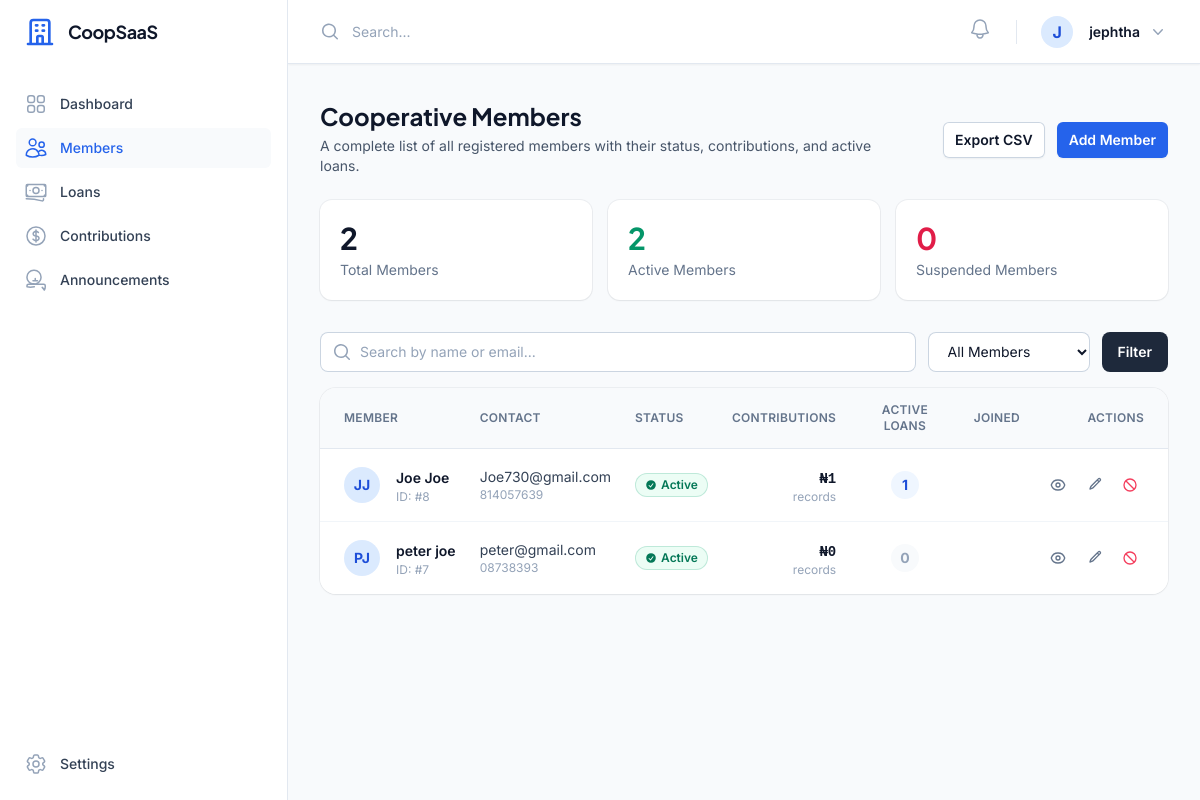
/members/management/ (signed in), run on an earlier commit of the app's database.
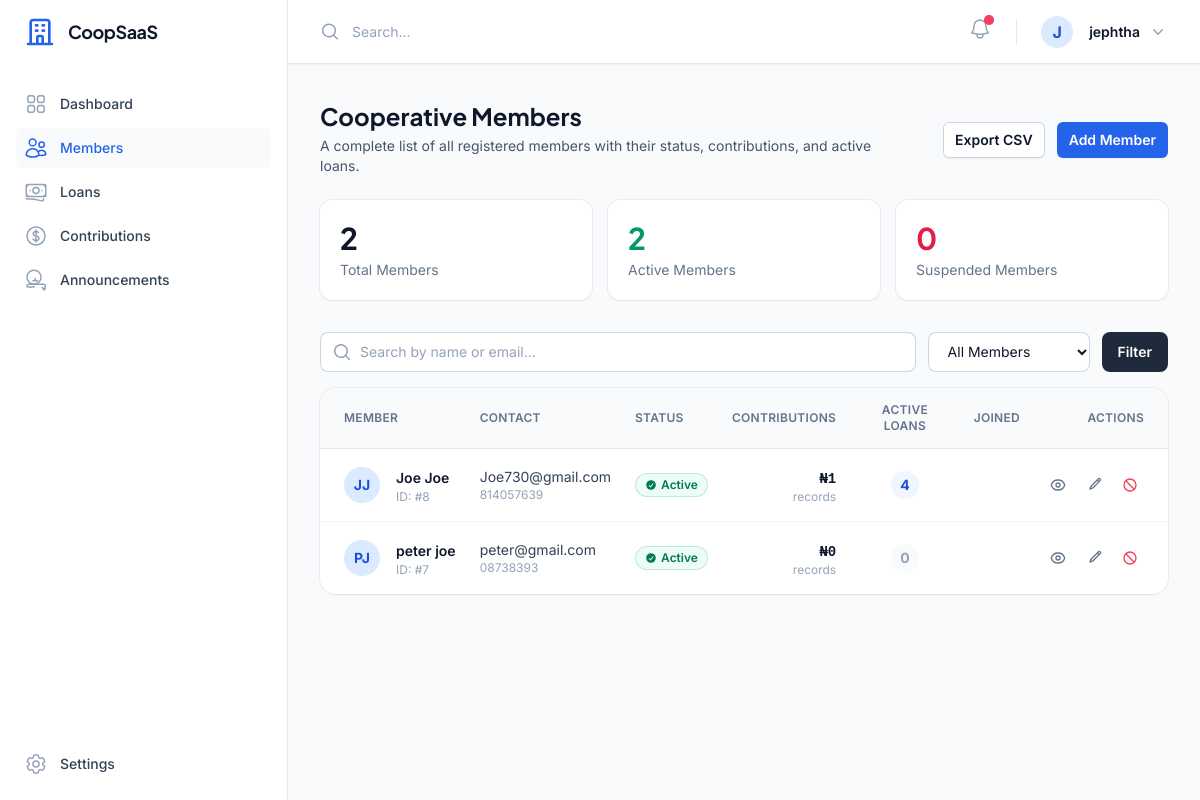
And on a later commit of the database.
### apps/accounts/models.py (models this page shows, shortened)
class User(AbstractUser):
    role = models.CharField(max_length=20, choices=UserRole.choices, default=UserRole.MEMBER)
    cooperative = models.ForeignKey(
        'cooperatives.Cooperative', on_delete=models.CASCADE, null=True, blank=True, related_name='users'
    )
    phone = models.CharField(max_length=20, null=True, blank=True)
    address = models.TextField(null=True, blank=True)
    is_active_member = models.BooleanField(default=True)
    join_date = models.DateField(null=True, blank=True)
    is_suspended = models.BooleanField(default=False)
    joined_at = models.DateTimeField(null=True, blank=True)
    gender = models.CharField(max_length=10, choices=[('M','Male'),('F','Female'),('O','Other')], null=True, blank=True)
    must_change_password = models.BooleanField(default=False)
    bank_name = models.CharField(max_length=100, null=True, blank=True)
    account_number = models.CharField(max_length=20, null=True, blank=True)
    account_name = models.CharField(max_length=150, null=True, blank=True)

### apps/contributions/models.py (models this page shows, shortened)
class Contribution(models.Model):
    member = models.ForeignKey('accounts.User', on_delete=models.CASCADE, related_name='contributions')
    cooperative = models.ForeignKey('cooperatives.Cooperative', on_delete=models.CASCADE, related_name='contributions')
    amount = models.DecimalField(max_digits=12, decimal_places=2)
    contribution_date = models.DateField()
    recorded_by = models.ForeignKey('accounts.User', on_delete=models.SET_NULL, null=True, related_name='recorded_contributions')
    payment_reference = models.CharField(max_length=100, null=True, blank=True)
    status = models.CharField(max_length=20, choices=TransactionStatus.choices, default=TransactionStatus.PENDING)
    proof_of_payment = models.ImageField(upload_to='proof_of_payments/', null=True, blank=True)
    notes = models.TextField(null=True, blank=True)
    created_at = models.DateTimeField(auto_now_add=True)

### apps/members/views_admin.py (the view)
# urls.py: path('management/', CooperativeMembersView.as_view(), name='coop_list'),
class CooperativeMembersView(LoginRequiredMixin, CoopAdminRequiredMixin, ListView):
    model = User
    template_name = 'coop_admin/members_list.html'
    context_object_name = 'members'
    def get_queryset(self):
        qs = User.objects.filter(
            cooperative=self.request.user.cooperative,
            role=UserRole.MEMBER
        ).order_by('-date_joined')
        q = self.request.GET.get('q', '')
        status = self.request.GET.get('status', '')
        if q:
            qs = qs.filter(first_name__icontains=q) | qs.filter(last_name__icontains=q) | qs.filter(email__icontains=q)
        if status == 'active':
            qs = qs.filter(is_suspended=False, is_active_member=True)
        elif status == 'suspended':
            qs = qs.filter(is_suspended=True)
        return qs
    def get_context_data(self, **kwargs):
        context = super().get_context_data(**kwargs)
        coop = self.request.user.cooperative
        context['total_members'] = User.objects.filter(cooperative=coop, role=UserRole.MEMBER).count()
        context['active_members'] = User.objects.filter(cooperative=coop, role=UserRole.MEMBER, is_suspended=False, is_active_member=True).count()
        context['suspended_members'] = User.objects.filter(cooperative=coop, role=UserRole.MEMBER, is_suspended=True).count()
        context['q'] = self.request.GET.get('q', '')
        context['status_filter'] = self.request.GET.get('status', '')
        return context

### apps/cooperatives/views.py (called while the page is built)
    def test_func(self):
        return self.request.user.is_authenticated and self.request.user.role == UserRole.COOP_ADMIN

### apps/notifications/context_processors.py (called while the page is built)
def notification_context(request):
    if request.user.is_authenticated:
        unread_count = Notification.objects.filter(user=request.user, is_read=False).count()
        recent_notifications = Notification.objects.filter(user=request.user).order_by('-created_at')[:5]
        return {
            'unread_notifications_count': unread_count,
            'recent_notifications': recent_notifications,
            'pusher_key': getattr(settings, 'PUSHER_KEY', ''),
            'pusher_cluster': getattr(settings, 'PUSHER_CLUSTER', 'mt1'),
        }
    return {}

### templates/coop_admin/members_list.html (shortened to what the changed rows need)
{% extends 'dashboard_base.html' %}
{% block content %}
{% url 'members:add' as add_url %}
<div class="sm:flex sm:items-center mb-6">
    <div class="sm:flex-auto">
        <h1 class="text-2xl font-bold font-display leading-6 text-slate-900">Cooperative Members</h1>
    </div>
</div>
<div class="bg-white rounded-2xl shadow-sm ring-1 ring-slate-900/5 overflow-hidden">
    <div class="overflow-x-auto">
        <table class="min-w-full divide-y divide-slate-200">
        <thead class="bg-slate-50">
            <tr>
                <th scope="col" class="py-3.5 pl-6 pr-3 text-left text-xs font-semibold uppercase tracking-wide text-slate-500">Member</th>
                <th scope="col" class="px-3 py-3.5 text-left text-xs font-semibold uppercase tracking-wide text-slate-500">Contact</th>
                <th scope="col" class="px-3 py-3.5 text-left text-xs font-semibold uppercase tracking-wide text-slate-500">Status</th>
                <th scope="col" class="px-3 py-3.5 text-right text-xs font-semibold uppercase tracking-wide text-slate-500">Contributions</th>
                <th scope="col" class="px-3 py-3.5 text-center text-xs font-semibold uppercase tracking-wide text-slate-500">Active Loans</th>
                <th scope="col" class="px-3 py-3.5 text-left text-xs font-semibold uppercase tracking-wide text-slate-500">Joined</th>
                <th scope="col" class="relative py-3.5 pl-3 pr-6 text-right text-xs font-semibold uppercase tracking-wide text-slate-500">Actions</th>
            </tr>
        </thead>
        <tbody class="divide-y divide-slate-100 bg-white">
            {% for member in members %}
            <tr class="hover:bg-slate-50/60 transition-colors group" x-data>
                <td class="whitespace-nowrap py-4 pl-6 pr-3">
                    <div class="flex items-center gap-4">
                        <div class="h-9 w-9 flex-shrink-0 rounded-full flex items-center justify-center font-bold text-sm
                            {% if member.is_suspended %}bg-rose-100 text-rose-700{% else %}bg-primary-100 text-primary-700{% endif %}">
                            {{ member.first_name|make_list|first|upper }}{{ member.last_name|make_list|first|upper }}
                        </div>
                        <div>
                            <a href="{% url 'members:detail' member.pk %}" class="text-sm font-semibold text-slate-900 hover:text-primary-600 transition-colors">{{ member.get_full_name|default:member.username }}</a>
                            <p class="text-xs text-slate-400">ID: #{{ member.pk }}</p>
                        </div>
                    </div>
                </td>
                <td class="whitespace-nowrap px-3 py-4">
                    <p class="text-sm text-slate-700">{{ member.email }}</p>
                    {% if member.phone %}<p class="text-xs text-slate-400">{{ member.phone }}</p>{% endif %}
                </td>
                <td class="whitespace-nowrap px-3 py-4">
                    {% if member.is_suspended %}
                    <span class="inline-flex items-center gap-1 rounded-full bg-rose-50 px-2.5 py-1 text-xs font-semibold text-rose-700 ring-1 ring-inset ring-rose-600/20">
                        <svg class="h-3 w-3" viewBox="0 0 20 20" fill="currentColor"><path fill-rule="evenodd" d="M13.477 14.89A6 6 0 015.11 6.524L13.477 14.89zm1.414-1.413L6.524 5.11a6 6 0 018.367 8.367zM18 10a8 8 0 11-16 0 8 8 0 0116 0z" clip-rule="evenodd"/></svg>
                        Suspended
                    </span>
                    {% elif member.is_active_member %}
                    <span class="inline-flex items-center gap-1 rounded-full bg-emerald-50 px-2.5 py-1 text-xs font-semibold text-emerald-700 ring-1 ring-inset ring-emerald-600/20">
                        <svg class="h-3 w-3" viewBox="0 0 20 20" fill="currentColor"><path fill-rule="evenodd" d="M10 18a8 8 0 100-16 8 8 0 000 16zm3.857-9.809a.75.75 0 00-1.214-.882l-3.483 4.79-1.88-1.88a.75.75 0 10-1.06 1.061l2.5 2.5a.75.75 0 001.137-.089l4-5.5z" clip-rule="evenodd"/></svg>
                        Active
                    </span>
                    {% else %}
                    <span class="inline-flex items-center rounded-full bg-slate-100 px-2.5 py-1 text-xs font-semibold text-slate-600">Inactive</span>
                    {% endif %}
                </td>
                <td class="whitespace-nowrap px-3 py-4 text-right">
                    <span class="text-sm font-semibold font-mono text-slate-900">
                        ₦{% with total=member.contributions.all|length %}{{ member.contributions.all|length }}{% endwith %}
                    </span>
                    <p class="text-xs text-slate-400">records</p>
                </td>
                <td class="whitespace-nowrap px-3 py-4 text-center">
                    <span class="inline-flex items-center justify-center rounded-full {% if member.loans.count > 0 %}bg-blue-50 text-blue-700{% else %}bg-slate-50 text-slate-400{% endif %} h-7 w-7 text-sm font-bold">
                        {{ member.loans.count }}
                    </span>
                </td>
                <td class="whitespace-nowrap px-3 py-4">
                </td>
                <td class="whitespace-nowrap py-4 pl-3 pr-6">
                    <div class="flex items-center justify-end gap-2">
                        <a href="{% url 'members:detail' member.pk %}" title="View Profile" class="rounded-md p-1.5 text-slate-500 hover:text-primary-600 hover:bg-primary-50 transition-colors">
                        </a>
                        <a href="{% url 'members:edit' member.pk %}" title="Edit Member" class="rounded-md p-1.5 text-slate-500 hover:text-slate-700 hover:bg-slate-100 transition-colors">
                            <svg class="h-4 w-4" fill="none" viewBox="0 0 24 24" stroke="currentColor" stroke-width="2"><path stroke-linecap="round" stroke-linejoin="round" d="M16.862 4.487l1.687-1.688a1.875 1.875 0 112.652 2.652L10.582 16.07a4.5 4.5 0 01-1.897 1.13L6 18l.8-2.685a4.5 4.5 0 011.13-1.897l8.932-8.931zm0 0L19.5 7.125"/></svg>
                        </a>
                        {% if member.is_suspended %}
                        <form method="post" action="{% url 'members:activate' member.pk %}" class="inline">
                            {% csrf_token %}
                            <button type="submit" title="Reactivate Member" class="rounded-md p-1.5 text-emerald-600 hover:bg-emerald-50 transition-colors">
                                <svg class="h-4 w-4" fill="none" viewBox="0 0 24 24" stroke="currentColor" stroke-width="2"><path stroke-linecap="round" stroke-linejoin="round" d="M9 12.75L11.25 15 15 9.75M21 12a9 9 0 11-18 0 9 9 0 0118 0z"/></svg>
                            </button>
                        </form>
                        {% else %}
                        <div x-data="{ open: false }">
                            <button type="button" @click="open = true" title="Suspend Member" class="rounded-md p-1.5 text-rose-500 hover:bg-rose-50 transition-colors">
                                <svg class="h-4 w-4" fill="none" viewBox="0 0 24 24" stroke="currentColor" stroke-width="2"><path stroke-linecap="round" stroke-linejoin="round" d="M18.364 18.364A9 9 0 005.636 5.636m12.728 12.728A9 9 0 015.636 5.636m12.728 12.728L5.636 5.636"/></svg>
                            </button>
                        </div>
                        {% endif %}
                    </div>
                </td>
            </tr>
            {% endfor %}
        </tbody>
    </table>
    </div>
</div>
{% endblock %}

### templates/components/topnav.html (shortened to what this page needs)
<div class="sticky top-0 z-40 flex h-16 shrink-0 items-center justify-between gap-x-4 border-b border-slate-200 bg-white px-4 shadow-sm sm:gap-x-6 sm:px-6 lg:px-8">
    <div class="flex flex-1 gap-x-4 self-stretch lg:gap-x-6">
        <form class="relative flex flex-1" action="#" method="GET">
            <input id="search-field" class="block h-full w-full border-0 py-0 pl-8 pr-0 text-slate-900 placeholder:text-slate-400 focus:ring-0 sm:text-sm" placeholder="Search..." type="search" name="search">
        </form>
        <div class="flex items-center gap-x-4 lg:gap-x-6">
            <div class="relative" x-data="{ open: false }">
                <button type="button" @click="open = !open" @click.outside="open = false" class="-m-2.5 p-2.5 text-slate-400 hover:text-slate-500 relative" id="notification-bell-btn">
                    <svg id="notification-bell-icon" class="h-6 w-6 {% if unread_notifications_count > 0 %}animate-swing{% endif %}" fill="none" viewBox="0 0 24 24" stroke-width="1.5" stroke="currentColor" aria-hidden="true">
                        <path stroke-linecap="round" stroke-linejoin="round" d="M14.857 17.082a23.848 23.848 0 005.454-1.31A8.967 8.967 0 0118 9.75v-.7V9A6 6 0 006 9v.75a8.967 8.967 0 01-2.312 6.022c1.733.64 3.56 1.085 5.455 1.31m5.714 0a24.255 24.255 0 01-5.714 0m5.714 0a3 3 0 11-5.714 0" />
                    </svg>
                    {% if unread_notifications_count > 0 %}
                    <span id="notification-badge" class="absolute top-2 right-2 flex h-2.5 w-2.5">
                        <span class="relative inline-flex rounded-full h-2.5 w-2.5 bg-rose-500"></span>
                    </span>
                    {% endif %}
                </button>
            </div>
            <div class="relative" x-data="{ open: false }">
                <button type="button" @click="open = !open" @click.outside="open = false" class="-m-1.5 flex items-center p-1.5" id="user-menu-button" aria-expanded="false" aria-haspopup="true">
                    <div class="h-8 w-8 rounded-full bg-primary-100 flex items-center justify-center text-primary-700 font-bold">
                        {{ user.username|make_list|first|upper }}
                    </div>
                    <span class="hidden lg:flex lg:items-center">
                        <span class="ml-4 text-sm font-semibold leading-6 text-slate-900" aria-hidden="true">{{ user.get_full_name|default:user.username }}</span>
                        <svg class="ml-2 h-5 w-5 text-slate-400" viewBox="0 0 20 20" fill="currentColor" aria-hidden="true">
                            <path fill-rule="evenodd" d="M5.23 7.21a.75.75 0 011.06.02L10 11.168l3.71-3.938a.75.75 0 111.08 1.04l-4.25 4.5a.75.75 0 01-1.08 0l-4.25-4.5a.75.75 0 01.02-1.06z" clip-rule="evenodd" />
                        </svg>
                    </span>
                </button>
            </div>
        </div>
    </div>
</div>

What changed in the data, as far as the page shows it:
changed User "Joe Joe": loans.count "1" → "4"
